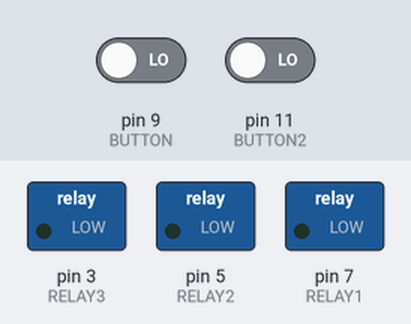
Bench run of a sketch on a simulated Arduino Uno, built with avr-gcc and run on an emulated ATmega328P. Shown: switched loads named in the sketch (green lamp = pin HIGH). The inputs (shaded band) are chosen by the test bench; at power-on: pin 9 (BUTTON) LOW, pin 11 (BUTTON2) LOW.

Above: at 1.2 s.
1.3 s: pin 9 (BUTTON) driven HIGH and pin 11 (BUTTON2) driven HIGH
At 2.6 s:
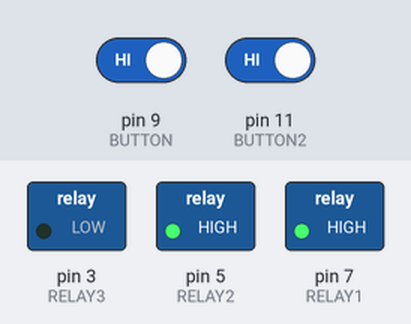
4.3 s: pin 9 (BUTTON) driven LOW
At 5.5 s:
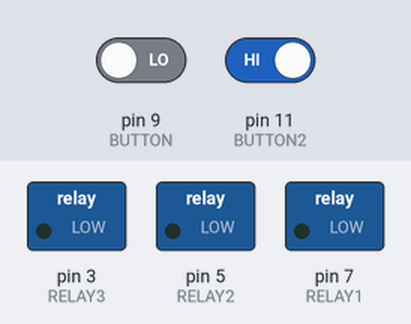
5.8 s: pin 9 (BUTTON) driven HIGH
At 8.6 s:
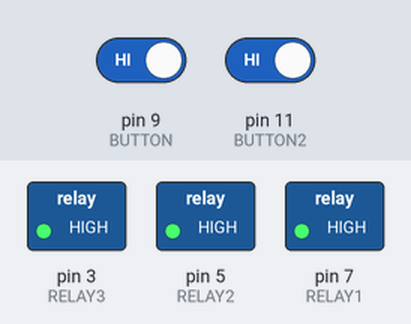
Timing chart, 0 to 14.8 s (numbered marks = the images above; inputs shaded):
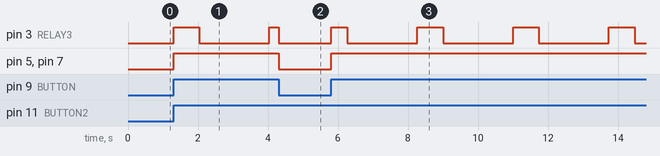

Measured:
- after the input at 1.3 s, pin 3 (RELAY3): LOW → HIGH at once, → LOW 0.73 s later, → HIGH 2.0 s later; pin 5 (RELAY2), pin 7 (RELAY1): LOW → HIGH at once
- after the input at 4.3 s, pin 3 (RELAY3): HIGH → LOW after 0.00 s instead of 0.47 s; pin 5 (RELAY2), pin 7 (RELAY1): HIGH → LOW at once
- after the input at 5.8 s, pin 3 (RELAY3): LOW → HIGH at once, then repeats every 2.7 s: LOW 2.0 s, HIGH 0.73 s; pin 5 (RELAY2), pin 7 (RELAY1): LOW → HIGH at once

The sketch:

ProgKickballonTimer_01_A_TESTER.ino
```cpp
#define BUTTON 9
#define RELAY1 7
#define RELAY2 5
#define BUTTON2 11
#define RELAY3 3

int buttonState = 0;
int buttonState2 = 0;
int timer = 0;

void setup (){
Serial.begin(9600);
  pinMode(RELAY1, OUTPUT);
  pinMode(RELAY2, OUTPUT);
  pinMode(BUTTON, INPUT);
  pinMode(BUTTON2, INPUT);
  pinMode(RELAY3, OUTPUT);
}

  void loop(){

   buttonState = digitalRead(BUTTON);
   buttonState2 = digitalRead(BUTTON2);


  if(buttonState2 && buttonState== true){
   digitalWrite(RELAY1,1);
   digitalWrite(RELAY2,1);
   if(timer >= 0 && timer != 713){
    digitalWrite (RELAY3,1);

   }else if(timer == 713) {
   digitalWrite(RELAY3,0);
   delay (2000);
   timer = 0;
   }
   timer++;
  }
  else {
   digitalWrite(RELAY1, 0);
   digitalWrite(RELAY2, 0);
   digitalWrite(RELAY3, 0);
  }

  delay(1);
 }
```
